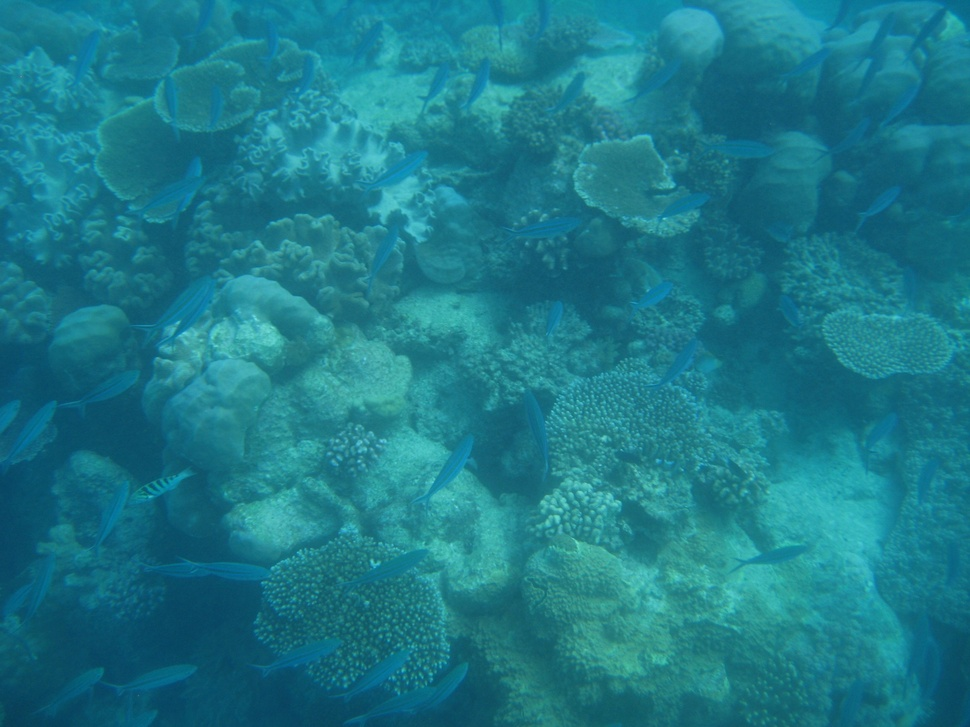
%> input picture results/AHE/ui4.jpg, 970 x 727 px, shrunk from 2592 x 1944 before the run
$ octave CLAHE.m   (GNU Octave 9; MATLAB toolbox functions it lacks are replaced by stand-ins)
%> lines starting %> are read from the running program, lines starting %| are printed output that depends on the picture
clear;
RGB=imread('ui4.jpg');
%> RGB is the input picture: size 727x970x3 uint8; mean R, G, B 26.8, 122, 137.3
imshow(RGB);
motblurr=fspecial('motion',15,13);
blurred=imfilter(RGB,motblurr,'conv','circular');
imshow(blurred);
imwrite(blurred,'C:\Users\Pritesh J Shah\Downloads\dipminiproject\ui4CLAHE_blurred.jpg');
RGB=blurred;
LAB=rgb2lab(RGB);
%> LAB: size 727x970x3 double; mean of channels 1, 2, 3 46.8, -20.4, -16
imwrite(LAB,'C:\Users\Pritesh J Shah\Downloads\dipminiproject\ui4CLAHE_labSpace.jpg');
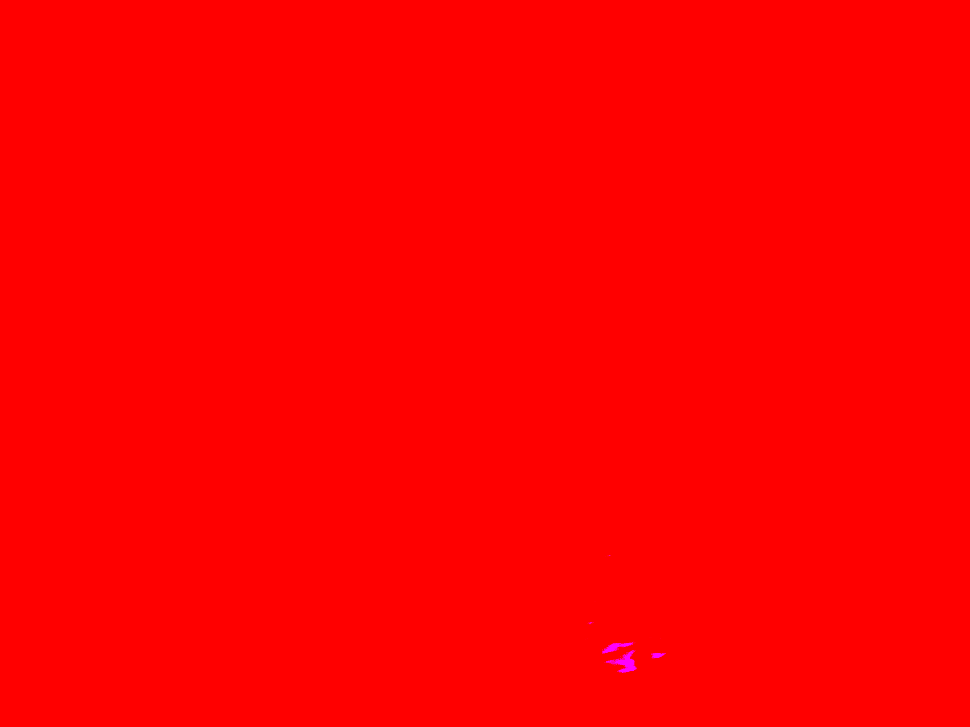
%> saved as ui4CLAHE_labSpace.jpg: size 727x970x3 uint8; mean R, G, B 255, 0, 0.2
L=LAB(:,:,1)/100;
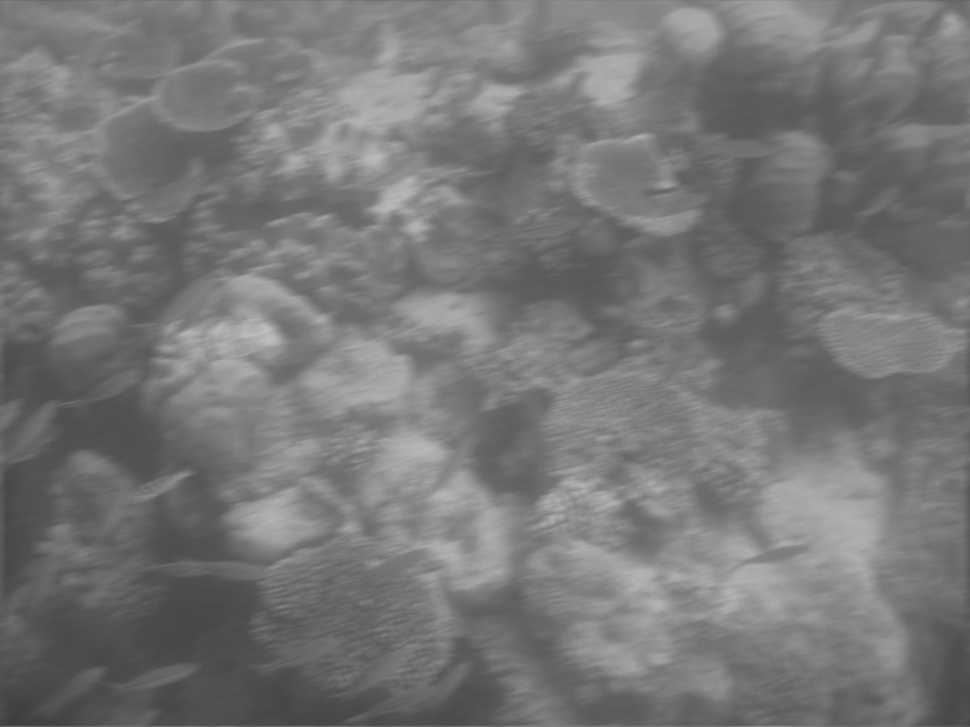
%> L: size 727x970 double; min 0.245, max 0.751, mean 0.468
L=adapthisteq(L,'NumTiles',[8,8],'ClipLimit',0.005);
LAB(:,:,1)=L*100;
%> LAB: size 727x970x3 double; mean of channels 1, 2, 3 43.1, -20.4, -16
J=lab2rgb(LAB);
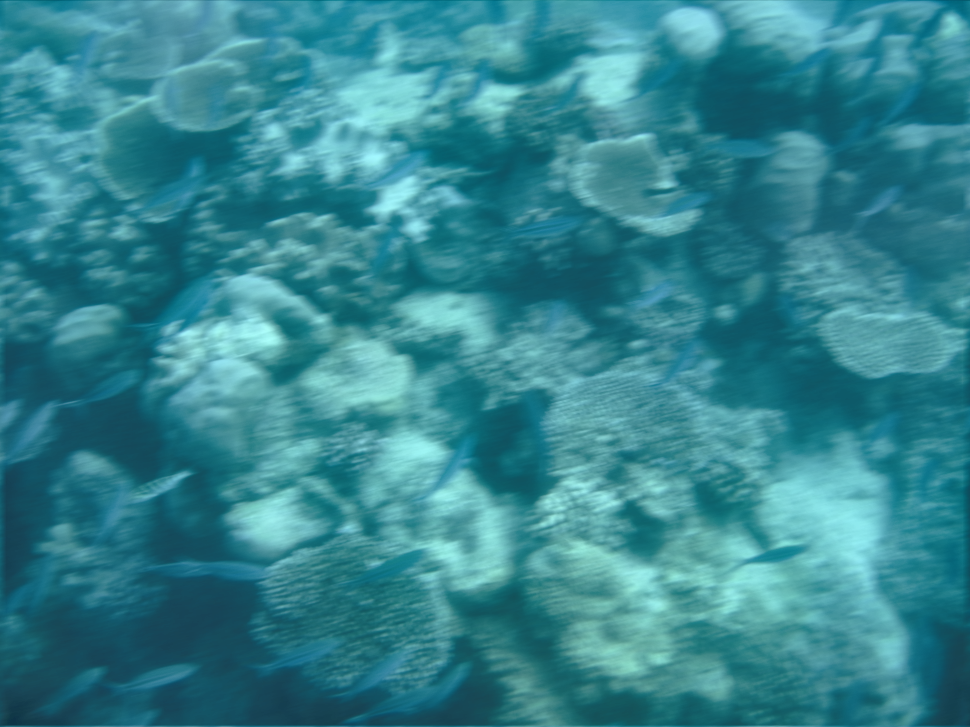
%> J: size 727x970x3 double; mean R, G, B 0.0339, 0.447, 0.505; drawn with min black and max white
imwrite(J,'C:\Users\Pritesh J Shah\Downloads\dipminiproject\ui4CLAHE_after_clahe.jpg');
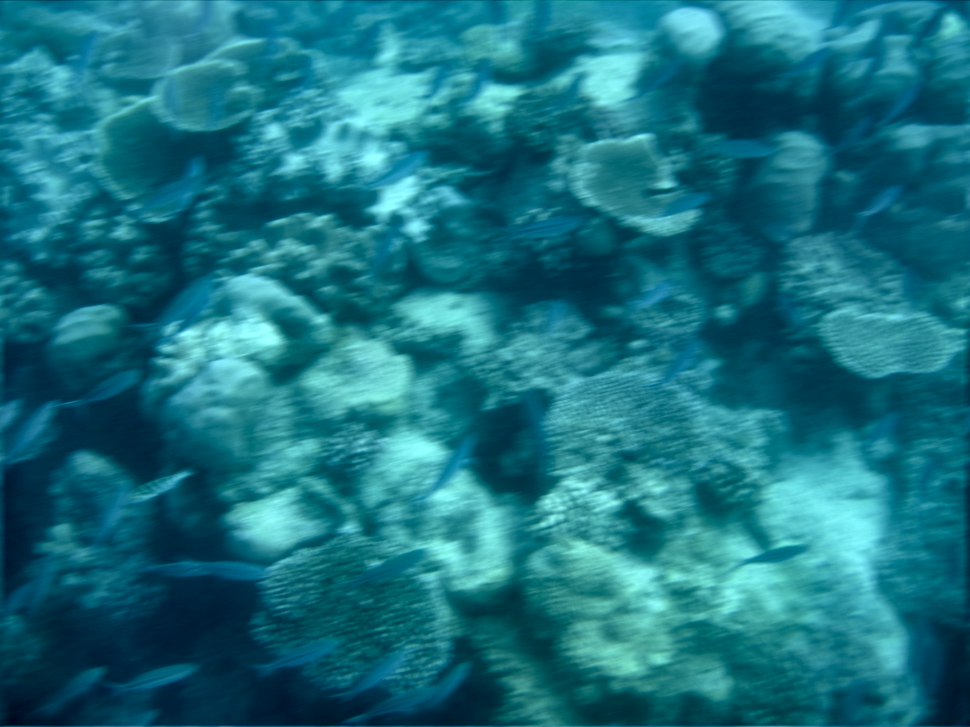
%> saved as ui4CLAHE_after_clahe.jpg: size 727x970x3 uint8; mean R, G, B 24.2, 113.9, 128.7
figure;
r=J(:,:,1);
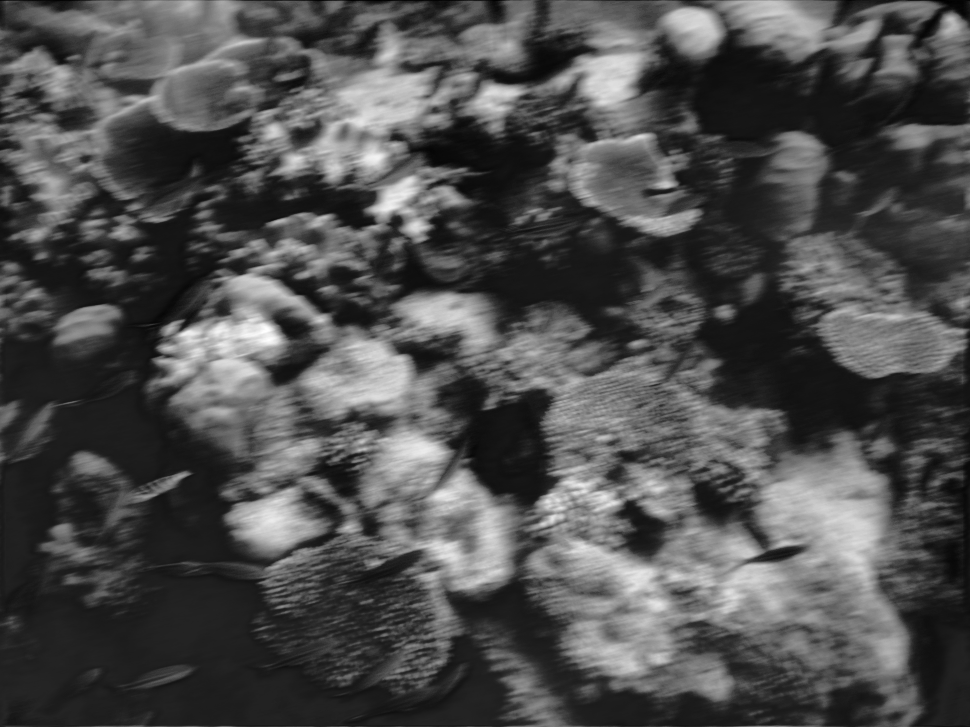
%> r: size 727x970 double; min -0.238, max 0.643, mean 0.0339; drawn with min black and max white
g=J(:,:,2);
b=J(:,:,3);
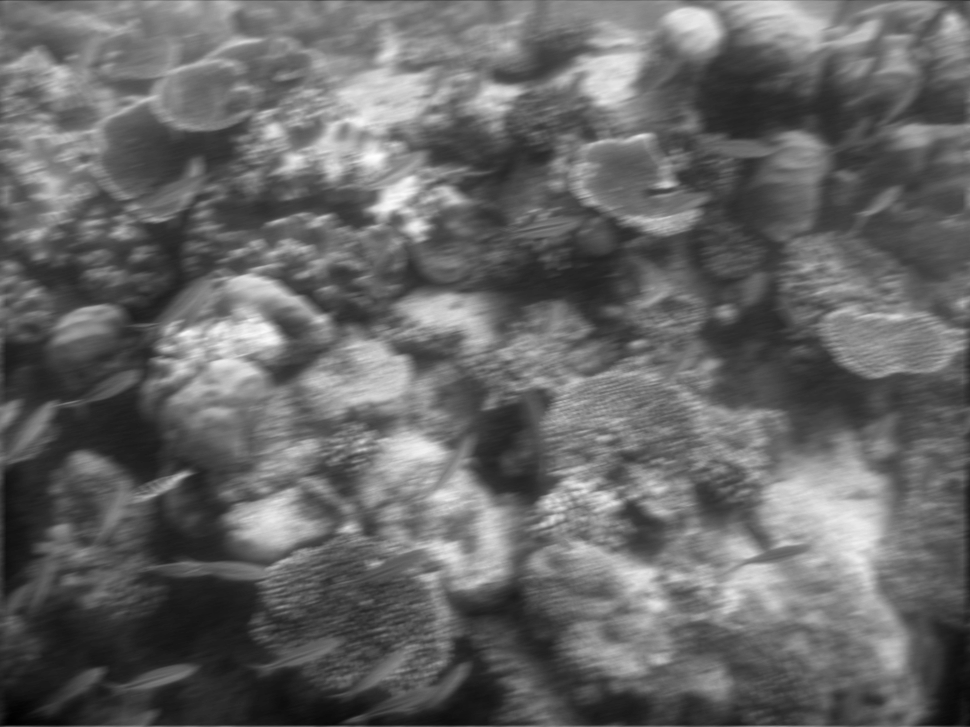
%> b: size 727x970 double; min 0.121, max 1.07, mean 0.505; drawn with min black and max white
rfiltered=imgaussfilt(r,2);
bfiltered=imgaussfilt(b,2);
gfiltered=imgaussfilt(g,2);
J(:,:,1)=rfiltered;
J(:,:,2)=gfiltered;
J(:,:,3)=bfiltered;

imshowpair(RGB,J,'montage');
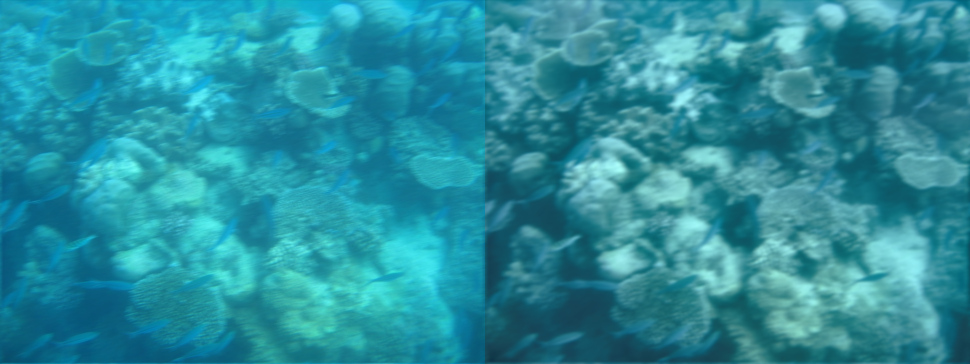
%> displayed picture: size 727x1940x3, on the screen's scale of 0 to 255 (shown at 1/2 size); mean R, G, B 41.5, 142.2, 157.6
imwrite(J,'C:\Users\Pritesh J Shah\Downloads\dipminiproject\ui4CLAHE_final.jpg');
